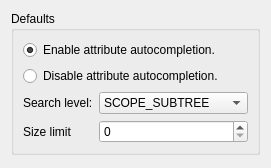
<?xml version="1.0" encoding="UTF-8"?>
<ui version="4.0">
 <class>SearchPluginSettings</class>
 <widget class="QWidget" name="SearchPluginSettings">
  <property name="geometry">
   <rect>
    <x>0</x>
    <y>0</y>
    <width>271</width>
    <height>168</height>
   </rect>
  </property>
  <property name="windowTitle">
   <string>Settings</string>
  </property>
  <layout class="QGridLayout" name="gridLayout_2">
   <item row="1" column="0">
    <spacer name="vspacer">
     <property name="orientation">
      <enum>Qt::Vertical</enum>
     </property>
     <property name="sizeHint" stdset="0">
      <size>
       <width>20</width>
       <height>40</height>
      </size>
     </property>
    </spacer>
   </item>
   <item row="0" column="0">
    <widget class="QGroupBox" name="defaultsGroup">
     <property name="title">
      <string>Defaults</string>
     </property>
     <layout class="QGridLayout" name="gridLayout">
      <item row="0" column="0" colspan="2">
       <widget class="QRadioButton" name="enableCompletionOpt">
        <property name="text">
         <string>Enable attribute autocompletion.</string>
        </property>
        <property name="checked">
         <bool>true</bool>
        </property>
       </widget>
      </item>
      <item row="2" column="0">
       <widget class="QLabel" name="scopeLabel">
        <property name="sizePolicy">
         <sizepolicy hsizetype="Maximum" vsizetype="Preferred">
          <horstretch>0</horstretch>
          <verstretch>0</verstretch>
         </sizepolicy>
        </property>
        <property name="text">
         <string>Search level:</string>
        </property>
       </widget>
      </item>
      <item row="2" column="1">
       <widget class="QComboBox" name="scopeBox">
        <property name="currentIndex">
         <number>2</number>
        </property>
        <item>
         <property name="text">
          <string>SCOPE_BASE</string>
         </property>
        </item>
        <item>
         <property name="text">
          <string>SCOPE_ONELEVEL</string>
         </property>
        </item>
        <item>
         <property name="text">
          <string>SCOPE_SUBTREE</string>
         </property>
        </item>
       </widget>
      </item>
      <item row="3" column="0">
       <widget class="QLabel" name="sizeLimitLabel">
        <property name="sizePolicy">
         <sizepolicy hsizetype="Maximum" vsizetype="Preferred">
          <horstretch>0</horstretch>
          <verstretch>0</verstretch>
         </sizepolicy>
        </property>
        <property name="text">
         <string>Size limit</string>
        </property>
       </widget>
      </item>
      <item row="3" column="1">
       <widget class="QSpinBox" name="sizeLimitBox"/>
      </item>
      <item row="1" column="0" colspan="2">
       <widget class="QRadioButton" name="disableCompletionOpt">
        <property name="text">
         <string>Disable attribute autocompletion.</string>
        </property>
       </widget>
      </item>
     </layout>
    </widget>
   </item>
  </layout>
 </widget>
 <resources/>
 <connections/>
</ui>
